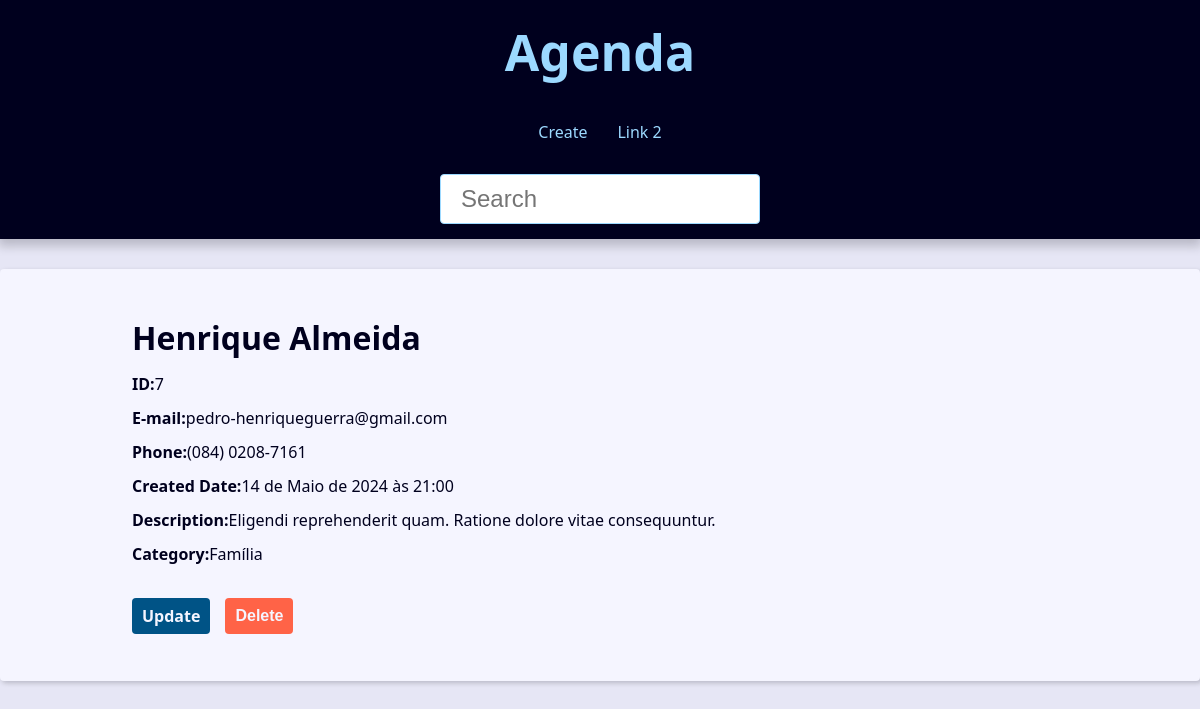
Screenshot of /contact/7/detail with the database file from the repository.
### contact/models.py (models this page shows, shortened)
class Contact(models.Model):
    first_name = models.CharField(max_length=50)
    last_name = models.CharField(max_length=50)
    phone = models.CharField(max_length=50)
    email = models.EmailField(max_length=254, blank=True)
    created_date = models.DateTimeField(default=timezone.now)
    description = models.TextField(blank=True)
    show = models.BooleanField(default=True)
    picture = models.ImageField(blank=True, upload_to='picture/%Y/%m/')
    category = models.ForeignKey(Category, on_delete=models.SET_NULL, blank=True, null=True)
    owner =  models.ForeignKey(User, on_delete=models.SET_NULL, blank=True, null=True)

class Category(models.Model):
    class Meta:
        verbose_name = 'Categoria'
    name = models.CharField(max_length=50)

### contact/views/contact_views.py (the view)
# urls.py: path('contact/<int:contact_id>/detail', views.contact, name='contact'),# type:ignore
def contact(request, contact_id):
    single_contact = get_object_or_404(Contact.objects, pk=contact_id)
    site_title = f'{single_contact.first_name} {single_contact.last_name} - '
    context = {
        'contact': single_contact,
        'site_title': site_title
    }
    return render(request,'contact/contact.html', context )

### contact/templates/contact/contact.html (shortened to what this page needs)
{% extends "global/base.html" %}
{% block content %}
<div class="single-contact">
    <h1 class="single-contact-name">
        {{contact.first_name}} {{contact.last_name}}
    </h1>
    <p><b>ID:</b>{{contact.id}} </p>
    <p><b>E-mail:</b>{{contact.email}} </p>
    <p><b>Phone:</b>{{contact.phone}} </p>
    <p><b>Created Date:</b>{{contact.created_date}} </p>
    <p><b>Description:</b>{{contact.description}} </p>
    <p><b>Category:</b>{{contact.category.name}} </p>
    <div class="contact-links">
        <a class ="btn btn-link" href="{% url "contact:update" contact.id %}">Update</a>
        <form action="{% url "contact:delete" contact.id %}" method="POST">
            {% if confirmation == 'no' %}
                <input type="hidden" name="confirmation" value"yes">
                <button class="btn btn-link btn-delete" type="submit">Confirma?</button>
            {% else %}
                <button class="btn btn-link btn-delete" type="submit">Delete</button>
            {% endif %}
        </form>
    </div>
</div>
{% endblock content %}

### base_static/global/css/style.css (style rules this page uses)
:root { --spacing: 1.5rem; --link-dark-color: rgb(0, 83, 134); --link-light-color: rgb(156, 217, 255); --clr-white: rgb(245, 245, 255); --clr-black: rgb(0, 0, 30); --clr-light-gray: rgb(230, 230, 245); --clr-dark-shadow-5: rgba(0, 0, 10, 5%); --clr-dark-shadow-10: rgba(0, 0, 10, 10%); --clr-dark-shadow-20: rgba(0, 0, 10, 20%); --clr-light-shadow-5: rgba(200, 200, 255, 5%); --clr-light-shadow-10: rgba(200, 200, 255, 10%); --clr-light-shadow-20: rgba(200, 200, 255, 20%); --main-page-width: 120rem; --table-min-width: 60rem; --biggest-font-size: 5rem; --bigger-font-size: 4rem; --big-font-size: 3.2rem; --medium-font-size: 2.4rem; --small-font-size: 1.6rem; --smaller-font-size: 1.4rem; --smallest-font-size: 1.2rem; --transition-fast: 300ms; --transition-medium: 600ms; --transition-slow: 1s; --default-border-radius: 4px; }
*, *::before, *::after { margin: 0; padding: 0; box-sizing: border-box; }
html { font-size: 62.5%; }
body { font-family: system-ui, -apple-system, BlinkMacSystemFont, 'Segoe UI', Roboto, Oxygen, Ubuntu, Cantarell, 'Open Sans', 'Helvetica Neue', sans-serif; line-height: 1.5; font-size: var(--small-font-size); color: var(--clr-black); -webkit-font-smoothing: antialiased; background: var(--clr-light-gray); }
@media (min-width: 600px) { .single-contact { max-width: 80%; margin: calc(var(--spacing) * 2) auto; } }
.single-contact h1 { margin: 1rem 0; }
.single-contact p { margin: 1rem 0; }
.btn { background-color: var(--link-dark-color); color: var(--clr-white); font-weight: bold; border: none; padding: 1rem 2rem; border-radius: var(--default-border-radius); cursor: pointer; transition: filter var(--transition-fast) ease-in-out; }
.contact-links { margin-block: calc(var(--small-font-size) * 2); display: flex; align-items: center; gap: 0 var(--spacing); }
.btn-link { font-size: var(--small-font-size); text-decoration: none; font-weight: bold; padding: 1rem; display: block; line-height: var(--small-font-size); }
.btn-delete { background: tomato; }

### rows the page displays
Contact: first_name "Henrique", last_name "Almeida", id "7", email "pedro-henriqueguerra@gmail.com", phone "(084) 0208-7161", created_date "14 de Maio de 2024 às 21:00", description "Eligendi reprehenderit quam. Ratione dolore vitae consequuntur.", category.name "Família"
